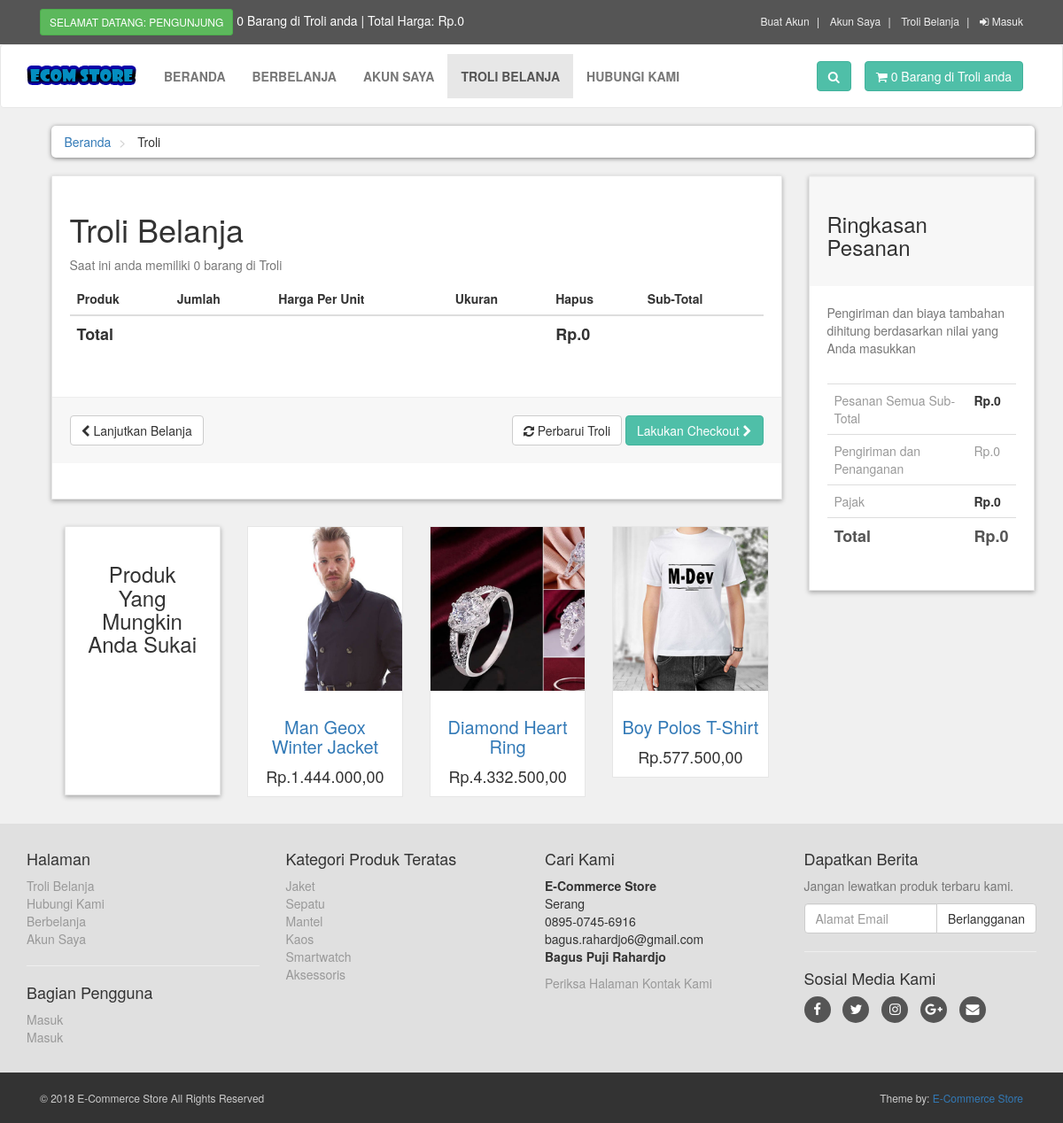
The app's page /cart.php with its own data.
### tables this page shows
CREATE TABLE `products` (
  `product_id` int(10) NOT NULL,
  `p_cat_id` int(10) NOT NULL,
  `cat_id` int(10) NOT NULL,
  `date` timestamp NOT NULL DEFAULT CURRENT_TIMESTAMP ON UPDATE CURRENT_TIMESTAMP,
  `product_title` text NOT NULL,
  `product_img1` text NOT NULL,
  `product_img2` text NOT NULL,
  `product_img3` text NOT NULL,
  `product_price` int(10) NOT NULL,
  `product_keywords` text NOT NULL,
  `product_desc` text NOT NULL
);

CREATE TABLE `product_categories` (
  `p_cat_id` int(10) NOT NULL,
  `p_cat_title` text NOT NULL,
  `p_cat_desc` text NOT NULL
);

### functions/functions.php (called while the page is built, shortened)
<?php
	function getRealIpUser(){
		switch(true){
			default : return $_SERVER["REMOTE_ADDR"];
		}
	}
?>

### cart.php (the view, shortened to what this page needs)
<?php
	include("includes/header.php");
?>
	<div id = "content">
		<div class = "container">
			<div class = "col-md-12">
				<ul class = "breadcrumb">
					<li>
						<a href = "index.php"> Beranda </a>
					</li>
					<li> Troli </li>
				</ul>
			</div>
			<div id = "cart" class = "col-md-9">
				<div class = "box">
					<form action = "cart.php" method = "post" enctype = "multipart/form-data">
						<h1> Troli Belanja </h1>
						<?php
							$ip_add = getRealIpUser();
							$select_cart = "SELECT * FROM cart where ip_add = '$ip_add'";
							$run_cart = mysqli_query($con,$select_cart);
							$count = mysqli_num_rows($run_cart);
						?>
						<p class = "text-muted"> Saat ini anda memiliki <?php echo $count; ?> barang di Troli </p>
						<div class = "table-responsive">
							<table class = "table">
								<thead>
									<tr>
										<th colspan = "2"> Produk </th>
										<th> Jumlah </th>
										<th> Harga Per Unit </th>
										<th> Ukuran </th>
										<th colspan = "1"> Hapus </th>
										<th colspan = "2"> Sub-Total </th>
									</tr>
								</thead>
									<?php
										$total = 0;
									?>
								<tfoot>
									<tr>
										<th colspan = "5"> Total </th>
										<th colspan = "2"><?php
											if($total < 1000000 AND $total >= 500000){
												$total1 = substr($total,0,3);
												$total2 = substr($total,-3);
												echo "Rp.".$total1.".".$total2.",00";
											}
											else if($total >= 1000000 AND $total < 10000000){
												$total1 = substr($total,0,1);
												$total2 = substr($total,1,3);
												$total3 = substr($total,-3);
												echo "Rp.".$total1.".".$total2.".".$total3.",00";
											}
											else if($total >= 10000000){
												$total1 = substr($total,0,2);
												$total2 = substr($total,2,3);
												$total3 = substr($total,-3);
												echo "Rp.".$total1.".".$total2.".".$total3.",00";
											}
											else{
												echo "Rp.".$total;
											}
										?></th>
									</tr>
								</tfoot>
							</table>
						</div>
						<div class = "box-footer">
							<div class = "pull-left">
								<a href = "index.php" class = "btn btn-default">
									<i class = "fa fa-chevron-left"></i> Lanjutkan Belanja
								</a>
							</div>
							<div class = "pull-right">
								<button type = "submit" name = "update" value = "Update Cart" class = "btn btn-default">
									<i class = "fa fa-refresh"></i> Perbarui Troli
								</button>
								<?php
									if(isset($_SESSION["customer_email"])){
       						 		$session_email = $_SESSION["customer_email"];
        							$select_customer = "SELECT * FROM customers WHERE customer_email = '$session_email'";
        							$run_customer = mysqli_query($con,$select_customer);
        							$row_customer = mysqli_fetch_array($run_customer);
        							$customer_id = $row_customer["customer_id"];
    							?>
								<a href = "order.php?c_id=<?php echo $customer_id ?>" class = "btn btn-primary">
									Lakukan Checkout <i class = "fa fa-chevron-right"></i>
								</a>
								<?php
									}
									else{
								?>
								<a href = "checkout.php" class = "btn btn-primary">
									Lakukan Checkout <i class = "fa fa-chevron-right"></i>
								</a>
								<?php
									}
								?>
							</div>
						</div>
					</form>
				</div>
				<div id = "row same-heigh-row">
					<div class = "col-md-3 col-sm-6">
						<div class = "box same-height headline">
							<h3 class = "text-center"> Produk Yang Mungkin Anda Sukai </h3>
						</div>
					</div>
					<?php
						$get_products = "SELECT * FROM products ORDER BY RAND() LIMIT 0,3";
						$run_products = mysqli_query($con,$get_products);
						while($row_products = mysqli_fetch_array($run_products)){
							$pro_id = $row_products["product_id"];
							$pro_title = $row_products["product_title"];
							$pro_price = $row_products["product_price"];
							$pro_img1 = $row_products["product_img1"];
							echo "
					<div class = 'col-md-3 col-sm-6 center-responsive'>
						<div class = 'product same-height'>
							<a href = 'details.php?pro_id=$pro_id'>
								<img class = 'img-responsive' src = 'admin_area/product_images/$pro_img1' alt = 'Product Image 1'>
							</a>
							<div class = 'text'>
								<h3><a href = 'details.php?pro_id=$pro_id'> $pro_title </a></h3>
								<p class = 'price'>
								";
							if($pro_price < 1000000){
								$pro_price1 = substr($pro_price,0,3);
								$pro_price2 = substr($pro_price,-3);
								echo "Rp.".$pro_price1.".".$pro_price2.",00";
							}
							else if($pro_price >= 1000000){
								$pro_price1 = substr($pro_price,0,1);
								$pro_price2 = substr($pro_price,1,3);
								$pro_price3 = substr($pro_price,-3);
								echo "Rp.".$pro_price1.".".$pro_price2.".".$pro_price3.",00";
							}
							else{
								echo "Rp.".$pro_price;
							}
							echo "
								</p>
							</div>
						</div>
					</div>
							";
						}
					?>
				</div>
			</div>
			<div class = "col-md-3">
				<div id = "order-summary" class = "box">
					<div class = "box-header">
						<h3> Ringkasan Pesanan </h3>
					</div>
					<p class = "text-muted">
						Pengiriman dan biaya tambahan dihitung berdasarkan nilai yang Anda masukkan
					</p>
					<div class = "table-responsive">
						<table class = "table">
							<tbody>
								<tr>
									<td>Pesanan Semua Sub-Total </td>
									<th><?php
											if($total < 1000000 AND $total >= 500000){
												$total1 = substr($total,0,3);
												$total2 = substr($total,-3);
												echo "Rp.".$total1.".".$total2.",00";
											}
											else if($total >= 1000000 AND $total < 10000000){
												$total1 = substr($total,0,1);
												$total2 = substr($total,1,3);
												$total3 = substr($total,-3);
												echo "Rp.".$total1.".".$total2.".".$total3.",00";
											}
											else if($total >= 10000000){
												$total1 = substr($total,0,2);
												$total2 = substr($total,2,3);
												$total3 = substr($total,-3);
												echo "Rp.".$total1.".".$total2.".".$total3.",00";
											}
											else{
												echo "Rp.".$total;
											}
										?></th>
								</tr>
								<tr>
									<td> Pengiriman dan Penanganan </td>
									<td>
										<?php
											if($total > 0){
												$ongkir = 7000;
												if($ongkir > 999){
													$ongkir_1 = substr($ongkir,0,1);
													$ongkir_2 = substr($ongkir,-3);
													echo "Rp.$ongkir_1".".".$ongkir_2;
												}
											}
											else{
												$ongkir = 0;
												echo "Rp.".$ongkir;
											}
										?>
									</td>
								</tr>
								<tr>
									<td> Pajak </td>
									<th> Rp.0 </th>
								</tr>
								<tr class = "total">
									<td> Total </td>
									<th><?php
											$hasil = $total + $ongkir;
											if($hasil < 1000000 AND $hasil >= 500000){
												$hasil1 = substr($hasil,0,3);
												$hasil2 = substr($hasil,-3);
												echo "Rp.".$hasil1.".".$hasil2.",00";
											}
											else if($hasil >= 1000000 AND $hasil < 10000000){
												$hasil1 = substr($hasil,0,1);
												$hasil2 = substr($hasil,1,3);
												$hasil3 = substr($hasil,-3);
												echo "Rp.".$hasil1.".".$hasil2.".".$hasil3.",00";
											}
											else if($hasil >= 10000000){
												$hasil1 = substr($hasil,0,2);
												$hasil2 = substr($hasil,2,3);
												$hasil3 = substr($hasil,-3);
												echo "Rp.".$hasil1.".".$hasil2.".".$hasil3.",00";
											}
											else{
												echo "Rp.".$hasil;
											}
										?></th>
								</tr>
							</tbody>
						</table>
					</div>
				</div>
			</div>
		</div>
	</div>
	<?php
		include("includes/footer.php");
	?>
</body>
</html>

### includes/footer.php (shortened to what this page needs)
<div id = "footer">
	<div class = "container">
		<div class = "row">
			<div class = "col-sm-6 col-md-3">
				<h4> Halaman </h4>
				<ul>
					<li><a href = "cart.php"> Troli Belanja </a></li>
					<li><a href = "contact.php"> Hubungi Kami </a></li>
					<li><a href = "shop.php"> Berbelanja </a></li>
					<li><a href = "customer/my_account.php"> Akun Saya </a></li>
				</ul>
				<hr>
				<h4> Bagian Pengguna </h4>
				<ul>
					<?php
						if(!isset($_SESSION["customer_email"])){
							echo "<a href = 'checkout.php'> Masuk </a>";
						}
						else{
							echo "<a href = 'customer/my_account.php?my_orders'> Akun Saya </a>";
						}
					?>
					<li>
						<?php
							if(!isset($_SESSION["customer_email"])){
								echo "<a href = 'checkout.php'> Masuk </a>";
							}
							else{
								echo "<a href = 'customer/my_account.php?edit_account'> Edit Akun </a>";
							}
						?>
					</li>
				</ul>
			</div>
			<div class = "com-sm-6 col-md-3">
				<h4> Kategori Produk Teratas </h4>
				<ul>
					<?php
						$get_p_cats = "SELECT * FROM product_categories";
						$run_p_cats = mysqli_query($con,$get_p_cats);
						while($row_p_cats = mysqli_fetch_array($run_p_cats)){
							$p_cat_id = $row_p_cats["p_cat_id"];
							$p_cat_title = $row_p_cats["p_cat_title"];
							echo "
								<li>
									<a href = 'shop.php?p_cat=$p_cat_id'>
										$p_cat_title
									</a>
								</li>
								";
						}
					?>
				</ul>
			</div>
			<div class = "col-sm-6 col-md-3">
				<h4> Cari Kami </h4>
				<p>
					<strong> E-Commerce Store </strong>
					<br> Serang
					<br> 0895-0745-6916
					<br> bagus.rahardjo6@gmail.com
					<br><strong> Bagus Puji Rahardjo </strong>
				</p>
				<a href = "contact.php"> Periksa Halaman Kontak Kami </a>
			</div>
			<div class = "col-sm-6 col-md-3">
				<h4> Dapatkan Berita </h4>
				<p class = "text-muted"> Jangan lewatkan produk terbaru kami. </p>
				<form action="https://feedburner.google.com/fb/a/mailverify" method="post" target="popupwindow" onsubmit="window.open('https://feedburner.google.com/fb/a/mailverify?uri=PembelajaranPemrograman', 'popupwindow', 'scrollbars=yes,width=550,height=520');return true">
					<div class = "input-group">
						<input type = "email" placeholder = "Alamat Email" class = "form-control" name = "email" required>
						<span class = "input-group-btn">
							<input type = "submit" value = "Berlangganan" class = "btn btn-default">
						</span>
					</div>
				</form>
				<hr>
				<h4> Sosial Media Kami </h4>
				<p class = "social">
					<a href = "#" class = "fa fa-facebook"></a>
					<a href = "#" class = "fa fa-twitter"></a>
					<a href = "#" class = "fa fa-instagram"></a>
					<a href = "#" class = "fa fa-google-plus"></a>
					<a href = "#" class = "fa fa-envelope"></a>
				</p>
			</div>
		</div>
	</div>
</div>
<div id = "copyright">
	<div class = "container">
		<div class = "col-md-6">
			<p class = "pull-left">&copy; 2018 E-Commerce Store All Rights Reserved </p>
		</div>
		<div class = "col-md-6">
			<p class = "pull-right"> Theme by: <a href = "#"> E-Commerce Store </a></p>
		</div>
	</div>
</div>

### styles/style.css (style rules this page uses)
body { font-size: 14px; line-height: 1.42857143; color: #333333; background: #f0f0f0; overflow-x: hidden; }
.btn-primary { color: rgb(255, 255, 255); background: rgb(79, 191, 168); border-color: rgb(65, 179, 156); }
.box { background: #ffffff; margin: 0 0 30px; border: solid 1px #e6e6e6; box-sizing: border-box; padding: 20px; box-shadow: 0px 2px 5px rgba(0, 0, 0, .3); }
#content { padding-left: 25px; }
#content .product { background: #ffffff; border: solid 1px #e6e6e6; margin-bottom: 30px; box-sizing: border-box; }
#content .product .text { padding: 10px 10px 0px; }
#content .product .text p.price { font-size: 18px; text-align: center; font-weight: 400; }
#content .product .text h3 { text-align: center; font-size: 20px; }
#content .product .text h3 { color: rgb(85, 85, 85); }
.breadcrumb { padding: 8px 15px; margin-bottom: 20px; background: #ffffff; border-radius: 5px; box-shadow: 0px 1px 5px rgba(0, 0, 0, .5); }
.breadcrumb > li + li:before { content: ">\00a0"; color: #cccccc; }
#content .headline { height: 304px; }
#content #cart .table tfoot { font-size: 18px; }
.box .box-footer { background-color: #f7f7f7; margin: 30px -20px 20px; padding: 20px; border-top: 1px solid #eeeeee; }
.box .box-footer:before, .box .box-footer:after { content:""; display: table; }
.box .box-footer:after { clear: both; }
.box .box-header { background-color: #f7f7f7; margin: -20px -20px 20px; padding: 20px; border-top: 1px solid #eeeeee; }
#content #order-summary table { margin-top: 20px; }
#content #order-summary table td { color: #999999; }
#content #order-summary table tr.total td, #content #order-summary table tr.total th { font-size: 18px; color: #555555; font-weight: 700; }
#footer { background: #e0e0e0; padding: 20px 0; }
#footer a { text-decoration: none; color: #999999; padding: 0; text-decoration: none; }
#footer ul { list-style: none; padding-left: 0px; }
#footer .social { text-align: left; }
#footer .social a { margin: 0px 10px 0px 0px; display: inline-block; color: #ffffff; width: 30px; height: 30px; border-radius: 15px; line-height: 30px; font-size: 15px; text-align: center; vertical-align: bottom; background: #555555; text-decoration: none; }
#copyright { background: #333333; color: #cccccc; padding: 20px 0px; font-size: 12px; }
#copyright p { margin: 0px; }

### records on screen
products: product_img1 (picture), product_title "Man Geox Winter Jacket", product_price "1", product_price "444", product_price "000"
products: product_img1 (picture), product_title "Diamond Heart Ring", product_price "4", product_price "332", product_price "500"
products: product_img1 (picture), product_title "Boy Polos T-Shirt", product_price "577", product_price "500"
product_categories: p_cat_title "Jaket"
product_categories: p_cat_title "Sepatu"
product_categories: p_cat_title "Mantel"
product_categories: p_cat_title "Kaos"
product_categories: p_cat_title "Smartwatch"
product_categories: p_cat_title "Aksessoris"

### other values on screen
$count "0"
$hasil "0"
$total "0"
$ongkir "0"
